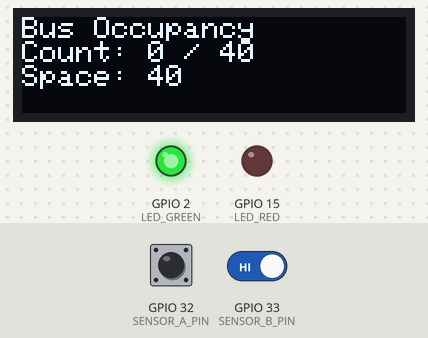
Recording of a sketch running on a simulated ESP32. Parts: 128×32 one-colour display, output pins drawn as LEDs (lit = HIGH). Dashed ring = blinking. The inputs (shaded band) are chosen by the test bench; at power-on: GPIO 32 (SENSOR_A_PIN) HIGH, GPIO 33 (SENSOR_B_PIN) HIGH. WiFi joins after 1.5 s; servers stay silent unless stated; uploads are accepted with an empty reply; what the sketch prints to the serial monitor is not drawn.

Above: at 2.8 s.
2.9 s: GPIO 32 (SENSOR_A_PIN) driven LOW and GPIO 33 (SENSOR_B_PIN) driven LOW
At 2.96 s:
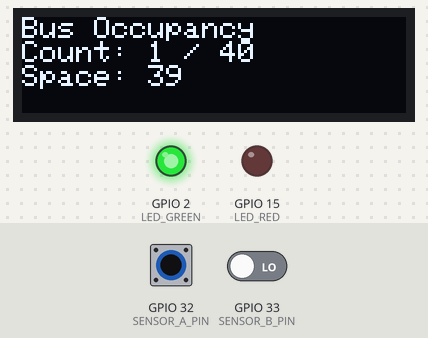
4.6 s: GPIO 32 (SENSOR_A_PIN) driven HIGH
At 5.7 s:
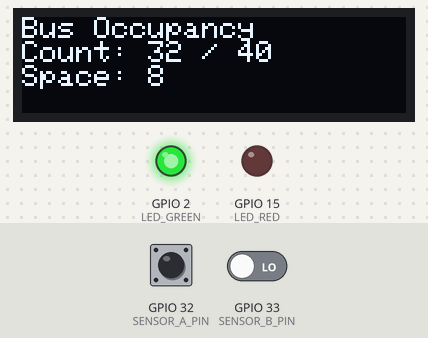
6.1 s: GPIO 32 (SENSOR_A_PIN) driven LOW
At 7.5 s:
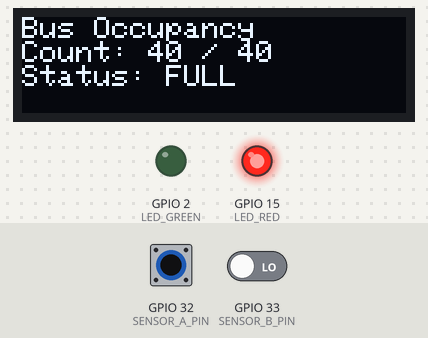
8.1 s: GPIO 32 (SENSOR_A_PIN) pulsed HIGH 2 times (0.12 s each, 0.3 s apart)
At 8.25 s:
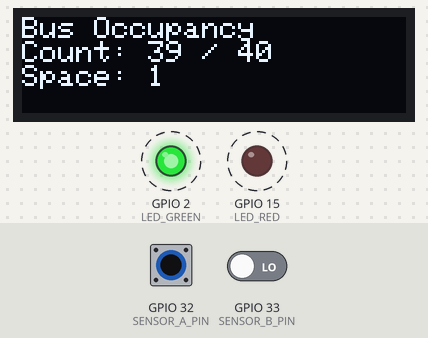
Timing chart, 0 to 11.1 s (numbered marks = the images above; inputs shaded):
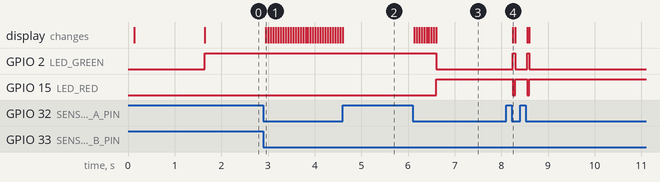

The sketch:

esp32_bus_counter.ino
```cpp
#include <WiFi.h>
#include <HTTPClient.h>
#include <Wire.h>
#include <Adafruit_SSD1306.h>

// WiFi credentials
const char* ssid = "YOUR_WIFI_SSID";
const char* password = "YOUR_WIFI_PASSWORD";

// Server URL (update with your Flask server IP/domain)
const char* SERVER_URL = "http://YOUR_SERVER_IP:5000/update_count";

// Pins for IR sensors (beam broken = LOW)
const int SENSOR_A_PIN = 32;
const int SENSOR_B_PIN = 33;

// OLED display config
#define SCREEN_WIDTH 128
#define SCREEN_HEIGHT 32
Adafruit_SSD1306 display(SCREEN_WIDTH, SCREEN_HEIGHT, &Wire);

// LEDs for status
const int LED_GREEN = 2;
const int LED_RED = 15;

// Max bus capacity
const int MAX_CAPACITY = 40;

// Passenger count
volatile int current_count = 0;

// Timing constants
const unsigned long DEBOUNCE_MS = 50;
const unsigned long SEQ_WINDOW_MS = 800; // max time between sensor triggers for one event
const unsigned long POST_INTERVAL_MS = 10000; // post every 10 seconds

// State machine for detecting entry/exit
enum State { IDLE, A_TRIGGERED, B_TRIGGERED };
State stateMachine = IDLE;
unsigned long triggerTime = 0;
unsigned long lastEventTime = 0;

unsigned long lastPostTime = 0;

void setup() {
  Serial.begin(115200);
  delay(100);

  pinMode(SENSOR_A_PIN, INPUT_PULLUP);
  pinMode(SENSOR_B_PIN, INPUT_PULLUP);
  pinMode(LED_GREEN, OUTPUT);
  pinMode(LED_RED, OUTPUT);

  // Initialize OLED
  if (!display.begin(SSD1306_SWITCHCAPVCC, 0x3C)) {
    Serial.println("SSD1306 allocation failed");
    while (true);
  }
  display.clearDisplay();
  display.setTextSize(1);
  display.setTextColor(SSD1306_WHITE);

  // Connect to WiFi
  connectWiFi();

  updateDisplay();
  updateLEDs();
}

void loop() {
  if (WiFi.status() != WL_CONNECTED) {
    connectWiFi();
  }

  bool a = (digitalRead(SENSOR_A_PIN) == LOW); // beam broken = LOW
  bool b = (digitalRead(SENSOR_B_PIN) == LOW);
  unsigned long now = millis();

  // State machine to detect entry/exit
  switch (stateMachine) {
    case IDLE:
      if (a) {
        stateMachine = A_TRIGGERED;
        triggerTime = now;
      } else if (b) {
        stateMachine = B_TRIGGERED;
        triggerTime = now;
      }
      break;

    case A_TRIGGERED:
      if (b && (now - triggerTime) <= SEQ_WINDOW_MS) {
        handleEntry();
        stateMachine = IDLE;
      } else if ((now - triggerTime) > SEQ_WINDOW_MS) {
        stateMachine = IDLE;
      }
      break;

    case B_TRIGGERED:
      if (a && (now - triggerTime) <= SEQ_WINDOW_MS) {
        handleExit();
        stateMachine = IDLE;
      } else if ((now - triggerTime) > SEQ_WINDOW_MS) {
        stateMachine = IDLE;
      }
      break;
  }

  // Periodically post data to server
  if (now - lastPostTime >= POST_INTERVAL_MS) {
    lastPostTime = now;
    postCountToServer();
  }

  delay(20);
}

void handleEntry() {
  unsigned long now = millis();
  if (now - lastEventTime < DEBOUNCE_MS) return;
  lastEventTime = now;

  if (current_count < MAX_CAPACITY) {
    current_count++;
    Serial.printf("Entry detected. Count: %d\n", current_count);
    updateDisplay();
    updateLEDs();
  } else {
    Serial.println("Bus full. Entry blocked.");
  }
}

void handleExit() {
  unsigned long now = millis();
  if (now - lastEventTime < DEBOUNCE_MS) return;
  lastEventTime = now;

  if (current_count > 0) {
    current_count--;
    Serial.printf("Exit detected. Count: %d\n", current_count);
    updateDisplay();
    updateLEDs();
  } else {
    Serial.println("Count already zero. Exit ignored.");
  }
}

void updateDisplay() {
  display.clearDisplay();
  display.setCursor(0, 0);
  display.println("Bus Occupancy");
  display.printf("Count: %d / %d\n", current_count, MAX_CAPACITY);
  if (current_count >= MAX_CAPACITY) {
    display.println("Status: FULL");
  } else {
    display.printf("Space: %d\n", MAX_CAPACITY - current_count);
  }
  display.display();
}

void updateLEDs() {
  if (current_count >= MAX_CAPACITY) {
    digitalWrite(LED_GREEN, LOW);
    digitalWrite(LED_RED, HIGH);
  } else {
    digitalWrite(LED_GREEN, HIGH);
    digitalWrite(LED_RED, LOW);
  }
}

void postCountToServer() {
  if (WiFi.status() != WL_CONNECTED) {
    Serial.println("WiFi not connected. Skipping POST.");
    return;
  }

  HTTPClient http;
  http.begin(SERVER_URL);
  http.addHeader("Content-Type", "application/json");

  String payload = "{\"count\":" + String(current_count) + ",\"capacity\":" + String(MAX_CAPACITY) + "}";
  int httpResponseCode = http.POST(payload);

  if (httpResponseCode > 0) {
    Serial.printf("POST success, code: %d\n", httpResponseCode);
  } else {
    Serial.printf("POST failed, error: %s\n", http.errorToString(httpResponseCode).c_str());
  }
  http.end();
}

void connectWiFi() {
  Serial.printf("Connecting to WiFi SSID: %s\n", ssid);
  WiFi.mode(WIFI_STA);
  WiFi.begin(ssid, password);

  unsigned long startAttemptTime = millis();

  // Wait 10 seconds max
  while (WiFi.status() != WL_CONNECTED && millis() - startAttemptTime < 10000) {
    Serial.print(".");
    delay(500);
  }
  Serial.println();

  if (WiFi.status() == WL_CONNECTED) {
    Serial.printf("Connected! IP: %s\n", WiFi.localIP().toString().c_str());
  } else {
    Serial.println("Failed to connect to WiFi.");
  }
}
```

Measured:
- after the input at 2.9 s, the display: changes after 0.05 s (image 1)
- after the input at 4.6 s, GPIO 2 (LED_GREEN): stays HIGH (without the input it goes to LOW after 0.43 s); GPIO 15 (LED_RED): stays LOW (without the input it goes to HIGH after 0.43 s)
- after the input at 6.1 s, GPIO 2 (LED_GREEN): HIGH → LOW after 0.51 s; GPIO 15 (LED_RED): LOW → HIGH after 0.51 s; the display: first changes at once (image 3 shows a later state)
- after the input at 8.1 s, GPIO 2 (LED_GREEN): alternates HIGH for 0.05 s and LOW for 0.26 s, 4 changes in all, then stays LOW, starting after 0.14 s; GPIO 15 (LED_RED): alternates HIGH for 0.26 s and LOW for 0.05 s, 4 changes in all, then stays HIGH, starting after 0.14 s; the display: changes after 0.14 s (image 4)
